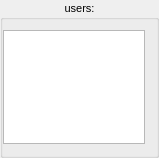
<?xml version="1.0" encoding="UTF-8"?>
<ui version="4.0">
 <class>cUsersInfoView</class>
 <widget class="QGroupBox" name="cUsersInfoView">
  <property name="geometry">
   <rect>
    <x>0</x>
    <y>0</y>
    <width>159</width>
    <height>158</height>
   </rect>
  </property>
  <property name="font">
   <font>
    <pointsize>8</pointsize>
   </font>
  </property>
  <property name="windowTitle">
   <string>GroupBox</string>
  </property>
  <property name="title">
   <string>users:</string>
  </property>
  <property name="alignment">
   <set>Qt::AlignCenter</set>
  </property>
  <layout class="QVBoxLayout" name="verticalLayout">
   <property name="leftMargin">
    <number>0</number>
   </property>
   <item>
    <widget class="QListWidget" name="userInfoListWidget"/>
   </item>
  </layout>
 </widget>
 <resources/>
 <connections/>
</ui>
